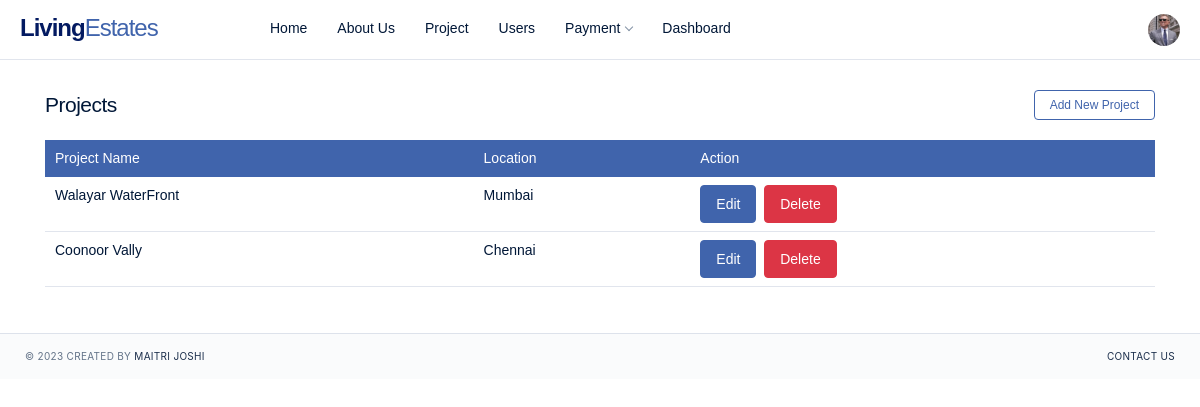
Page /project/ (signed in) on the earlier database version.
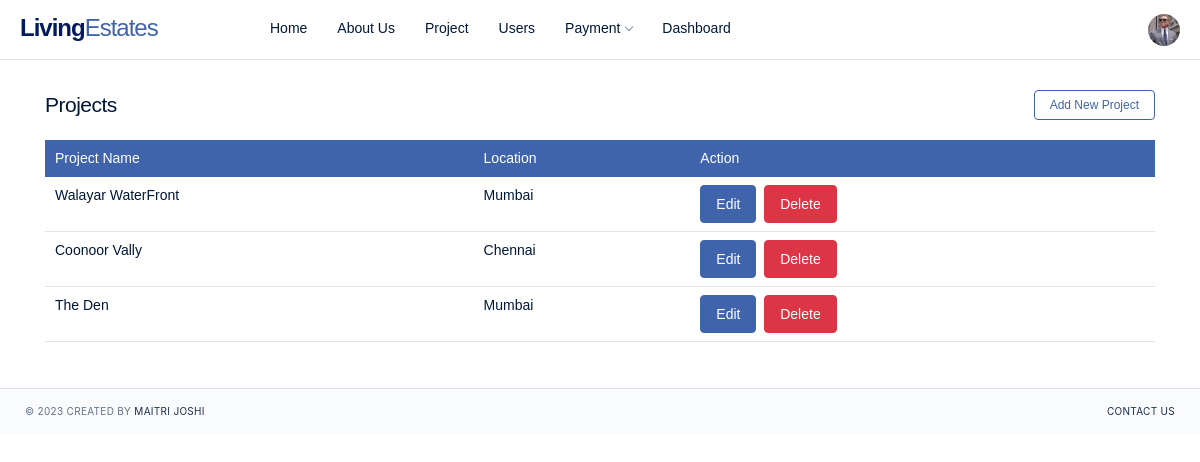
Same page on the later database version.
### app/models.py (models this page shows, shortened)
class Project(models.Model):
    user=models.ForeignKey(User,on_delete=models.CASCADE,null=True)
    project_name=models.CharField(max_length=100)
    proposer=models.CharField(max_length=100)
    project_manager=models.CharField(max_length=100)
    brief_desc=models.CharField(max_length=100)
    location=models.CharField(max_length=100)
    locality=models.CharField(max_length=100)
    Projected_ROI=models.CharField(max_length=100)
    start_date=models.CharField(max_length=100)
    location_link=models.CharField(max_length=100)
    expected_duration=models.CharField(max_length=100)
    min_investment=models.CharField(max_length=100)
    Investment_till_date=models.CharField(max_length=100)
    total_investment=models.CharField(max_length=100)
    land_purchased=models.CharField(max_length=20,choices=land_p)
    development=models.CharField(max_length=20,choices=dev)
    sales=models.CharField(max_length=20,choices=sales)
    detail_desc=models.TextField(max_length=1000)

### app/views.py (the view)
# urls.py: path('project/', views.project,name='project'),
def project(request):
    data=Project.objects.all()
    user_list=User.objects.get(username=request.user)
    profile_info=Profile.objects.filter(user=request.user)
    if len(profile_info)==1:
        profile_info=Profile.objects.get(user=request.user)
    return render(request,'projects.html',{'data':data,'profile':profile_info,'data1':user_list})

### TEMPLATES/projects.html
{% extends 'base_admin.html'%}
{%block project%}
<div class="content content-fixed content-auth">
    <div class="container">
        <div class="d-sm-flex align-items-center justify-content-between mg-b-20 mg-lg-b-25 mg-xl-b-20">
            <div>
                <h4 class="mg-b-0 tx-spacing--1">Projects</h4>
            </div>
            <div class="d-none d-md-block">
                <a class="navbar-brand" href="{%url 'add_project'%}"><button class="btn btn-xs btn-outline-facebook"> Add New Project</button></a>
            </div>
        </div>
        <table class="table">
            <thead class="thead-primary">
                <tr>
                    <th scope="col">Project Name</th>
                    <th scope="col">Location</th>
                    <th scope="col">Action</th>
                </tr>
            </thead>
            <tbody>
                {%for i in data%}
                <tr>
                    <td>{{i.project_name}}</td>
                    <td>{{i.location}}</td>
                    <td>
                        <div class="mg-l-auto d-flex align-self-center">
                            <nav class="nav nav-icon-only">
                                <a href="{%url 'update_project' i.id%}"><button  class="btn btn-primary">Edit</button></a>&nbsp;&nbsp;
                                <a href="{%url 'remove_project' i.id%}" onclick="return confirm('Are you Sure, You want to delete record !')"><button  class="btn btn-danger">Delete</button></a>
                            </nav>
                        </div>
                    </td>
                </tr>
                {%endfor%}
            </tbody>
        </table>
    </div>
</div>
{% endblock %}

Differences in the rows shown:
added Project: project_name "The Den", location "Mumbai"
